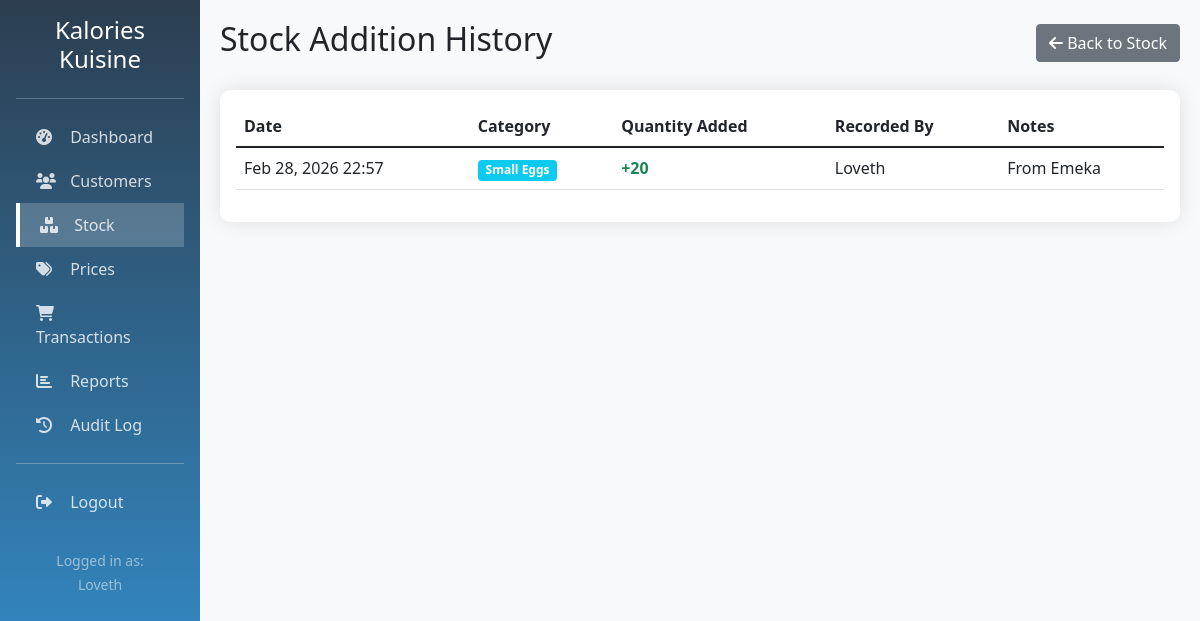
Page /stock/history/ (signed in) on the committed database.
### core/models.py (models this page shows, shortened)
class StockRecord(models.Model):
    CATEGORY_CHOICES = [
        ('SMALL', 'Small Eggs'),
        ('MEDIUM', 'Medium Eggs'),
        ('LARGE', 'Large Eggs'),
    ]
    stock = models.ForeignKey(Stock, on_delete=models.CASCADE, related_name='records')
    category = models.CharField(max_length=10, choices=CATEGORY_CHOICES)
    quantity_added = models.PositiveIntegerField()
    date_recorded = models.DateTimeField(auto_now_add=True)
    recorded_by = models.ForeignKey(User, on_delete=models.SET_NULL, null=True)
    notes = models.TextField(blank=True)
    class Meta:
        ordering = ['-date_recorded']

### core/views.py (the view)
# urls.py: path('stock/history/', views.stock_history, name='stock_history'),
@login_required
def stock_history(request):
    records = StockRecord.objects.all().select_related('recorded_by')[:100]
    return render(request, 'core/stock_history.html', {'records': records})

### templates/core/stock_history.html (shortened to what this page needs)
{% extends 'base.html' %}
{% block content %}
<div class="d-flex justify-content-between align-items-center mb-4">
    <h2>Stock Addition History</h2>
    <a href="{% url 'stock_list' %}" class="btn btn-secondary">
        <i class="fas fa-arrow-left"></i> Back to Stock
    </a>
</div>
<div class="card">
    <div class="card-body">
        <div class="table-responsive">
            <table class="table table-hover">
                <thead>
                    <tr>
                        <th>Date</th>
                        <th>Category</th>
                        <th>Quantity Added</th>
                        <th>Recorded By</th>
                        <th>Notes</th>
                    </tr>
                </thead>
                <tbody>
                    {% for record in records %}
                    <tr>
                        <td>{{ record.date_recorded|date:"M d, Y H:i" }}</td>
                        <td>
                            {% if record.category == 'SMALL' %}
                                <span class="badge bg-info">Small Eggs</span>
                            {% elif record.category == 'MEDIUM' %}
                                <span class="badge bg-primary">Medium Eggs</span>
                            {% else %}
                                <span class="badge bg-success">Large Eggs</span>
                            {% endif %}
                        </td>
                        <td class="text-success fw-bold">+{{ record.quantity_added }}</td>
                        <td>{{ record.recorded_by.username|default:"Unknown" }}</td>
                        <td>{{ record.notes|default:"-"|truncatechars:50 }}</td>
                    </tr>
                    {% empty %}
                    <tr>
                        <td colspan="5" class="text-center text-muted">No stock addition records found</td>
                    </tr>
                    {% endfor %}
                </tbody>
            </table>
        </div>
    </div>
</div>
{% endblock %}

### templates/base.html (shortened to what this page needs)
<!DOCTYPE html>
<html lang="en">
<head>
    <link href="https://cdn.jsdelivr.net/npm/bootstrap@5.1.3/dist/css/bootstrap.min.css" rel="stylesheet">
    <link rel="stylesheet" href="https://cdnjs.cloudflare.com/ajax/libs/font-awesome/6.0.0/css/all.min.css">
</head>
<body>
    {% if user.is_authenticated %}
    <div class="container-fluid">
        <div class="row">
            <div class="col-md-2 p-0 sidebar">
                <div class="p-3">
                    <h4 class="text-center mb-4">Kalories Kuisine</h4>
                    <hr class="bg-white">
                    <a href="{% url 'dashboard' %}" class="{% if request.resolver_match.url_name == 'dashboard' %}active{% endif %}">
                        <i class="fas fa-tachometer-alt"></i> Dashboard
                    </a>
                    <a href="{% url 'customer_list' %}" class="{% if 'customer' in request.path %}active{% endif %}">
                        <i class="fas fa-users"></i> Customers
                    </a>
                    <a href="{% url 'stock_list' %}" class="{% if 'stock' in request.path %}active{% endif %}">
                        <i class="fas fa-boxes"></i> Stock
                    </a>
                    <a href="{% url 'price_list' %}" class="{% if 'price' in request.path %}active{% endif %}">
                        <i class="fas fa-tags"></i> Prices
                    </a>
                    <a href="{% url 'transaction_list' %}" class="{% if 'transaction' in request.path %}active{% endif %}">
                        <i class="fas fa-shopping-cart"></i> Transactions
                    </a>
                    <a href="{% url 'reports' %}" class="{% if 'reports' in request.path %}active{% endif %}">
                        <i class="fas fa-chart-bar"></i> Reports
                    </a>
                    <a href="{% url 'audit_log' %}" class="{% if 'audit-log' in request.path %}active{% endif %}">
                        <i class="fas fa-history"></i> Audit Log
                    </a>
                    <hr class="bg-white">
                    <a href="{% url 'logout' %}">
                        <i class="fas fa-sign-out-alt"></i> Logout
                    </a>
                    <div class="mt-4 text-center text-white-50">
                        <small>Logged in as:<br>{{ user.username }}</small>
                    </div>
                </div>
            </div>
            <div class="col-md-10 main-content">
                {% block content %}{% endblock %}
            </div>
        </div>
    </div>
    {% else %}
        <div class="container">
            {% block auth_content %}{% endblock %}
        </div>
    {% endif %}
</body>
</html>

### templates/base.html (style rules this page uses)
body { background-color: #f8f9fa; }
.sidebar { min-height: 100vh; background: linear-gradient(180deg, #2c3e50 0%, #3498db 100%); color: white; }
.sidebar a { color: rgba(255,255,255,.8); text-decoration: none; padding: 10px 20px; display: block; transition: all 0.3s; }
.sidebar a.active { background: rgba(255,255,255,.2); border-left: 4px solid #fff; }
.sidebar i { margin-right: 10px; width: 20px; }
.main-content { padding: 20px; }
.card { border: none; border-radius: 10px; box-shadow: 0 0 20px rgba(0,0,0,.1); transition: transform 0.3s; }

### rows in the picture
StockRecord: date_recorded "Feb 28, 2026 22:57", category "Small Eggs", quantity_added "20", recorded_by.username "Loveth", notes "From Emeka"

### other values in the picture
{{ user.username }} "Loveth"
